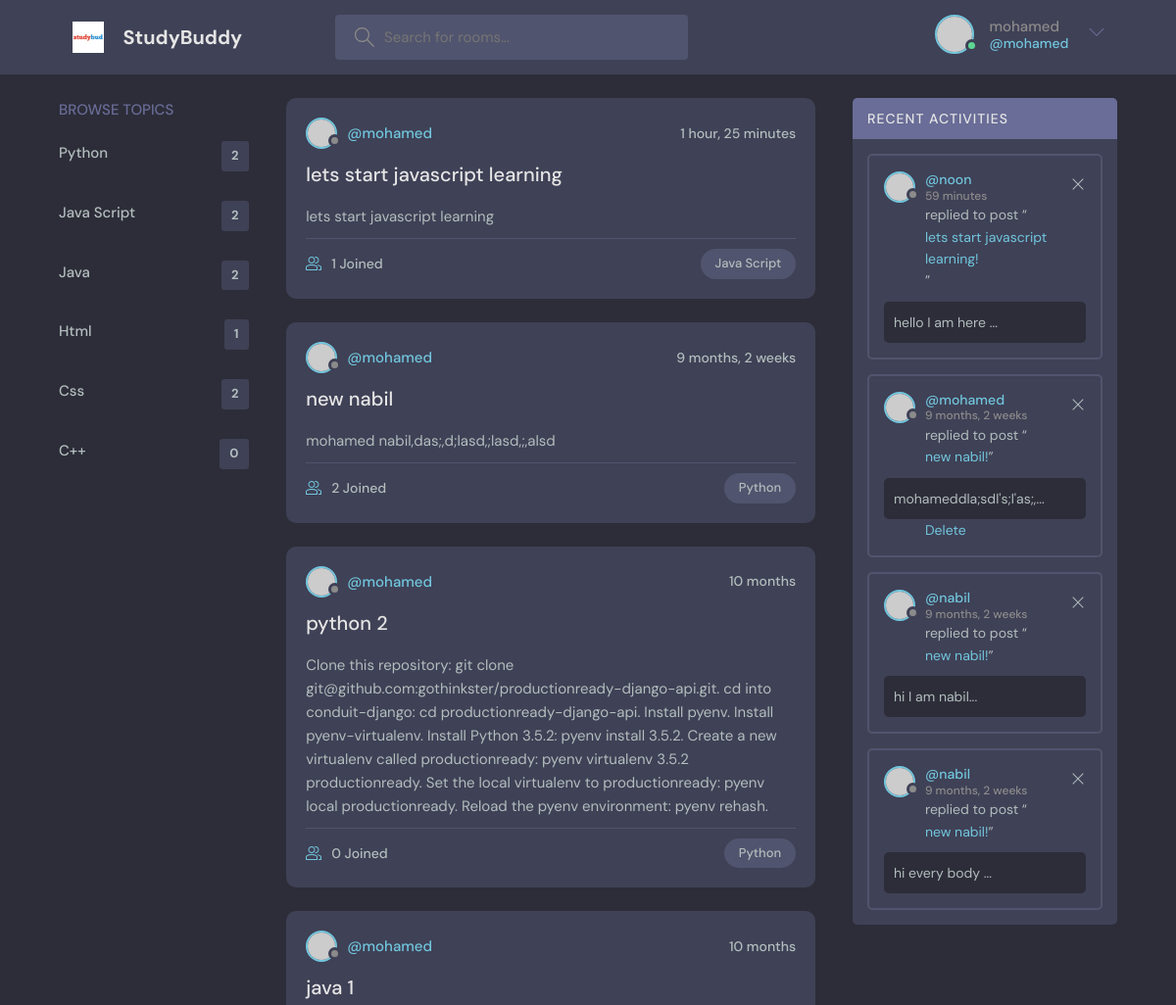
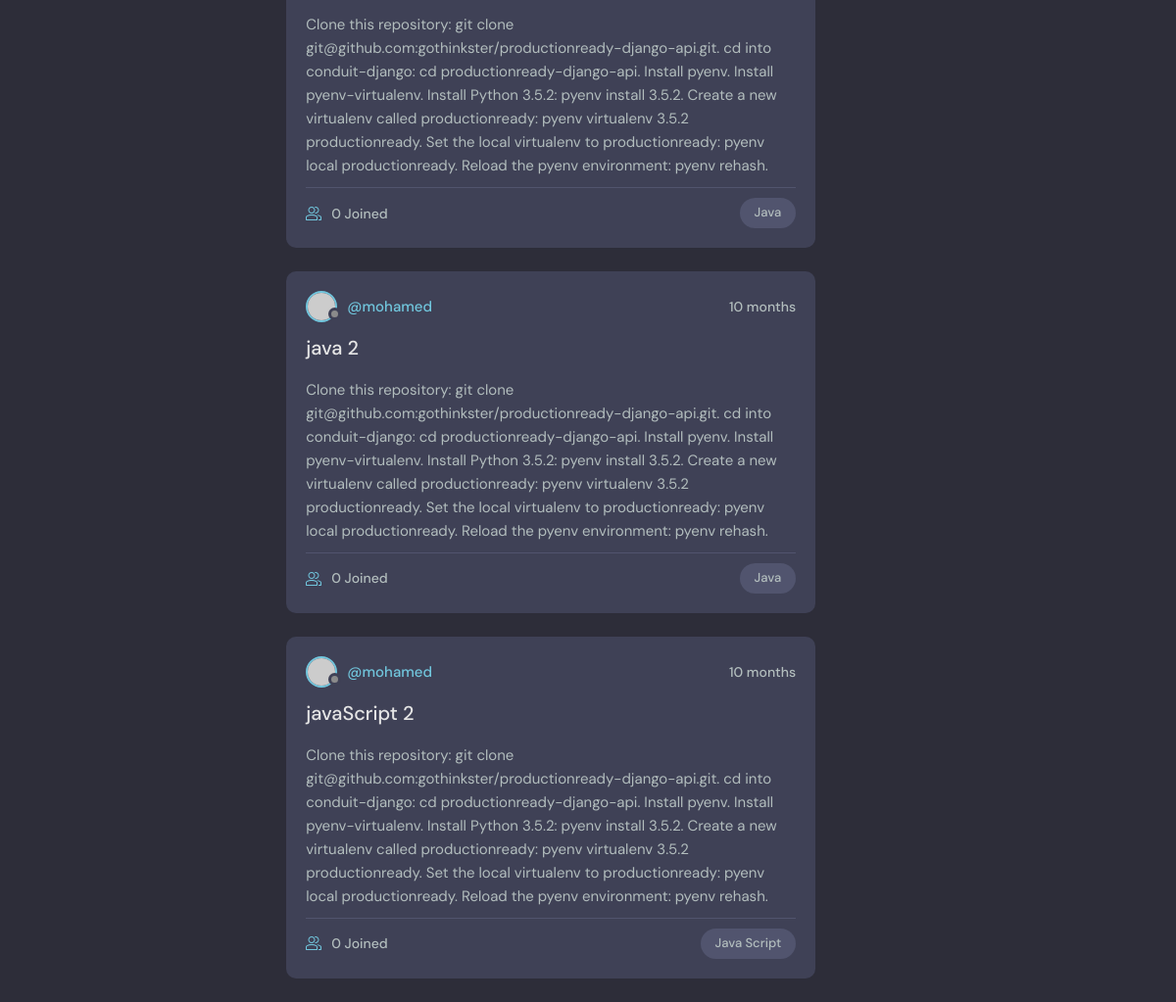
The app's page /user-profile/1/ (signed in) with its own data (2 pictures, top to bottom).
### base/models.py (models this page shows)
class Topic(models.Model):
    name = models.CharField(max_length=100)
    def __str__(self):
        return self.name

class Room(models.Model):
    topic = models.ForeignKey(Topic, on_delete=models.SET_NULL, null=True)
    host = models.ForeignKey(User, on_delete=models.SET_NULL, null=True, )
    name = models.CharField(max_length=200)
    description = models.TextField()
    participants = models.ManyToManyField(User, related_name="participants", blank=True)
    updated = models.DateTimeField(auto_now_add=True)
    created = models.DateTimeField(auto_now=True)
    def __str__(self):
        return self.name
    class Meta:
        ordering = ["-created",]

class Message(models.Model):
    user = models.ForeignKey(User, on_delete=models.CASCADE)
    room = models.ForeignKey(Room, on_delete=models.CASCADE)
    body = models.TextField()
    updated = models.DateTimeField(auto_now_add=True)
    created = models.DateTimeField(auto_now=True)
    def __str__(self):
        return self.body[0:50]
    class Meta:
        ordering = ["-created", ]

### base/views.py (the view)
# urls.py: path('user-profile/<int:id>/',views.user_profile,name="user-profile" ),
def user_profile(request, id):
    user = User.objects.get(id=id)
    topics = Topic.objects.all()
    rooms = user.room_set.all()
    room_messages = Message.objects.all()
    context = {"user": user, "topics": topics, "rooms": rooms, 'room_messages': room_messages}
    return render(request, "base/user-profile.html", context)

### base/templates/base/user-profile.html
{% extends 'main.html' %} {% block content%}
<main class="layout layout--3">
  <div class="container">
    <div class="topics">
      <div class="topics__header">
        <h2>Browse Topics</h2>
      </div>
      {% include 'base/topics_component.html' %}
    </div>
    <div class="roomList">{% include 'base/feed_component.html'%}</div>
    <div class="activities">
      <div class="activities__header">
        <h2>Recent Activities</h2>
      </div>
      {% include 'base/activities_component.html'%}
    </div>
  </div>
</main>
{% endblock %}

### templates/navbar.html (shortened to what this page needs)
<header class="header header--loggedIn">
  <div class="container">
    <a href="{% url 'home' %}" class="header__logo">
      <img
      />
      <h1>StudyBuddy</h1>
    </a>
    <form class="header__search" method="GET" action="{% url 'home' %}">
      <label>
        <input type="text" name="q" placeholder="Search for rooms..." />
      </label>
    </form>
    <nav class="header__menu">
      {% if request.user.is_authenticated %}
      <div class="header__user">
        <a href="{% url 'user-profile'  request.user.id %}">
          <div class="avatar avatar--medium active">
            <img src="https://randomuser.me/api/portraits/men/37.jpg" />
          </div>
          <p>
            {{ request.user.username }}
            <span>@{{ request.user.username }}</span>
          </p>
        </a>
        <button class="dropdown-button">
          <svg
            version="1.1"
            xmlns="http://www.w3.org/2000/svg"
            width="32"
            height="32"
            viewBox="0 0 32 32"
          >
            <title>chevron-down</title>
            <path d="M16 21l-13-13h-3l16 16 16-16h-3l-13 13z"></path>
          </svg>
        </button>
      </div>
      {% else %}
      <a href="{% url 'login' %}">
        <img src="https://ps.w.org/login-customizer/assets/icon-256x256.png?rev=2455454" />
        <p>Login</p>
      </a>
      {% endif %}
    </nav>
  </div>
</header>

### base/templates/base/topics_component.html
        <ul class="topics__list">
         {% for topic in topics %}
         <div>
             <li>
             <a href=" {% url 'home' %}?q={{topic.name}}"> {{topic.name}} <span>
                 {{topic.room_set.all.count}}
                  </span></a>
             </li>
         </div>
       {% endfor %}
        </ul>

### base/templates/base/feed_component.html (shortened to what this page needs)
 {% for room in rooms %}
 <div class="roomListRoom">
            <div class="roomListRoom__header">
              <a href=" {% url 'user-profile' room.host.id %} " class="roomListRoom__author">
                <div class="avatar avatar--small">
                  <img src="https://randomuser.me/api/portraits/women/11.jpg" />
                </div>
                <span>@{{room.host}}</span>
              </a>
              <div class="roomListRoom__actions">
                <span>{{room.created|timesince}}</span>
              </div>
            </div>
            <div class="roomListRoom__content">
              <a href="{%url 'room' room.id %}">{{room.name}}</a>
              <p>
               {{room.description}}
              </p>
            </div>
            <div class="roomListRoom__meta">
              <small href="room.html" class="roomListRoom__joined">
                {{ room.participants.count}} Joined
              </small>
              <p class="roomListRoom__topic">{{room.topic}}</p>
            </div>
          </div>
  {% endfor %}

### base/templates/base/activities_component.html
   {% for message in room_messages%}
    <div class="activities__box">
            <div class="activities__boxHeader roomListRoom__header">
              <a href="profile.html" class="roomListRoom__author">
                <div class="avatar avatar--small">
                  <img src="https://randomuser.me/api/portraits/women/11.jpg" />
                </div>
                <p>
                  @{{message.user.username}}
                  <span> {{ message.created | timesince }}</span>
                </p>
              </a>
              <div class="roomListRoom__actions">
                <a href="#">
                  <svg version="1.1" xmlns="http://www.w3.org/2000/svg" width="32" height="32" viewBox="0 0 32 32">
                    <title>remove</title>
                    <path
                      d="M27.314 6.019l-1.333-1.333-9.98 9.981-9.981-9.981-1.333 1.333 9.981 9.981-9.981 9.98 1.333 1.333 9.981-9.98 9.98 9.98 1.333-1.333-9.98-9.98 9.98-9.981z"
                    ></path>
                  </svg>
                </a>
              </div>
            </div>
            <div class="activities__boxContent">
              <p>replied to post “<a href="{% url 'room' message.room.id %}">{{message.room}}!</a>”</p>
              <div class="activities__boxRoomContent">
                {{message}}...
              </div>
                {% if request.user == message.user %}
                <a href="{% url 'delete-message' message.id %}" > Delete </a>
             {% endif %}
            </div>
          </div>
    {%endfor%}

### records on screen
Topic: name "Python", room_set.all.count "2"
Topic: name "Java Script", room_set.all.count "2"
Topic: name "Java", room_set.all.count "2"
Topic: name "Html", room_set.all.count "1"
Topic: name "Css", room_set.all.count "2"
Topic: name "C++", room_set.all.count "0"
Room: host "mohamed", created "1 hour, 25 minutes", name "lets start javascript learning", description "lets start javascript learning", participants.count "1", topic "Java Script"
Room: host "mohamed", created "9 months, 2 weeks", name "new nabil", description "mohamed nabil,das;,d;lasd,;lasd,;,alsd", participants.count "2", topic "Python"
Room: host "mohamed", created "10 months", name "python 2", description "Clone this repository: git clone git@github.com:gothinkster/productionready-django-api.git. cd into conduit-django: cd productionready-django-api. Install pyenv. Install pyenv-virtualenv. Install Python 3.5.2: pyenv install 3.5.2. Create a new virtualenv called productionready: pyenv virtualenv 3.5.2 productionready. Set the local virtualenv to productionready: pyenv local productionready. Reload the pyenv environment: pyenv rehash.", participants.count "0", topic "Python"
Room: host "mohamed", created "10 months", name "java 1", description "Clone this repository: git clone git@github.com:gothinkster/productionready-django-api.git. cd into conduit-django: cd productionready-django-api. Install pyenv. Install pyenv-virtualenv. Install Python 3.5.2: pyenv install 3.5.2. Create a new virtualenv called productionready: pyenv virtualenv 3.5.2 productionready. Set the local virtualenv to productionready: pyenv local productionready. Reload the pyenv environment: pyenv rehash.", participants.count "0", topic "Java"
Room: host "mohamed", created "10 months", name "java 2", description "Clone this repository: git clone git@github.com:gothinkster/productionready-django-api.git. cd into conduit-django: cd productionready-django-api. Install pyenv. Install pyenv-virtualenv. Install Python 3.5.2: pyenv install 3.5.2. Create a new virtualenv called productionready: pyenv virtualenv 3.5.2 productionready. Set the local virtualenv to productionready: pyenv local productionready. Reload the pyenv environment: pyenv rehash.", participants.count "0", topic "Java"
Room: host "mohamed", created "10 months", name "javaScript 2", description "Clone this repository: git clone git@github.com:gothinkster/productionready-django-api.git. cd into conduit-django: cd productionready-django-api. Install pyenv. Install pyenv-virtualenv. Install Python 3.5.2: pyenv install 3.5.2. Create a new virtualenv called productionready: pyenv virtualenv 3.5.2 productionready. Set the local virtualenv to productionready: pyenv local productionready. Reload the pyenv environment: pyenv rehash.", participants.count "0", topic "Java Script"
Message: user.username "noon", created "59 minutes", room "lets start javascript learning", body "hello I am here"
Message: user.username "mohamed", created "9 months, 2 weeks", room "new nabil", body "mohameddla;sdl's;l'as;,", shows "Delete"
Message: user.username "nabil", created "9 months, 2 weeks", room "new nabil", body "hi I am nabil"
Message: user.username "nabil", created "9 months, 2 weeks", room "new nabil", body "hi every body"

### other values on screen
{{ request.user.username }} "mohamed"
